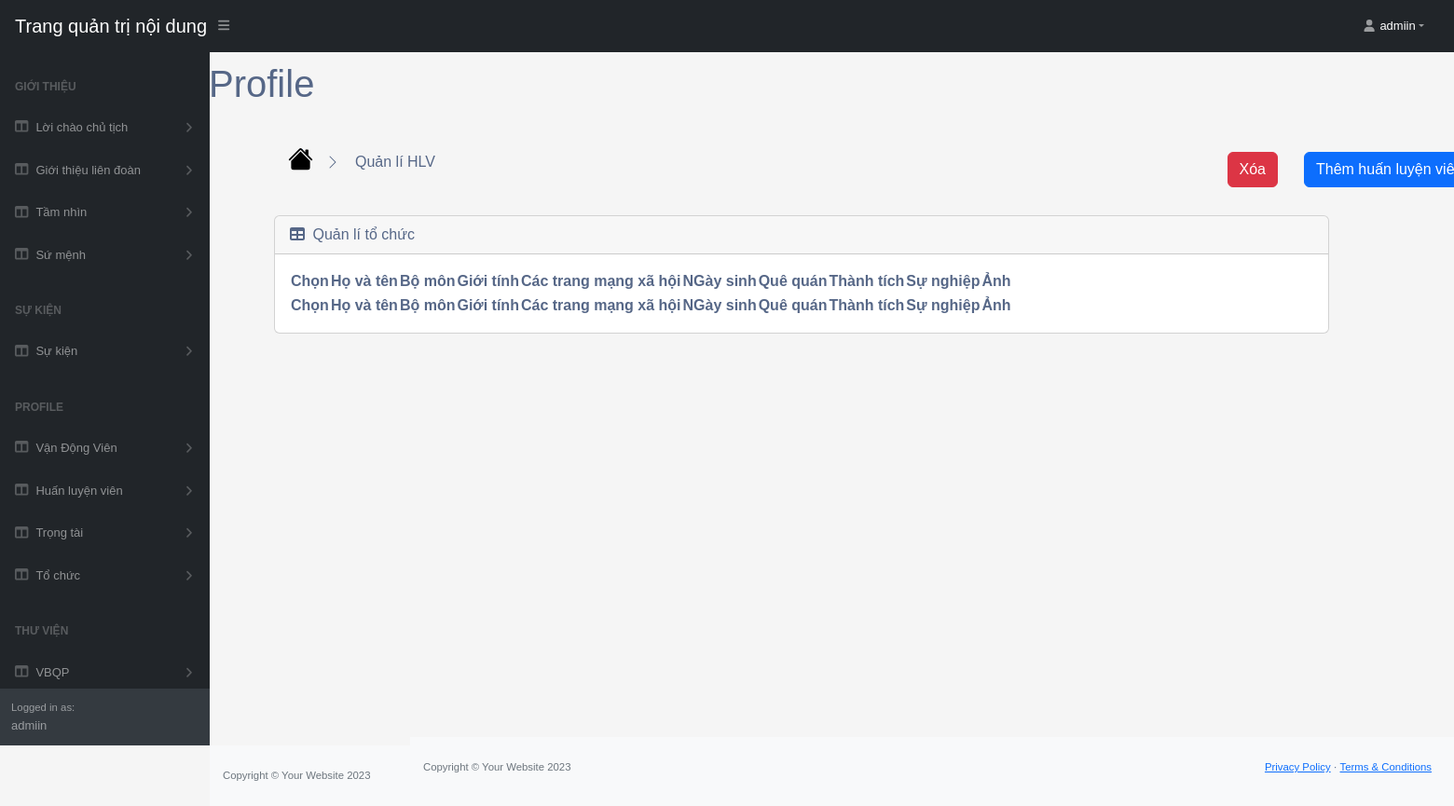
The app's page /profile/coach/list/ (signed in), older data.
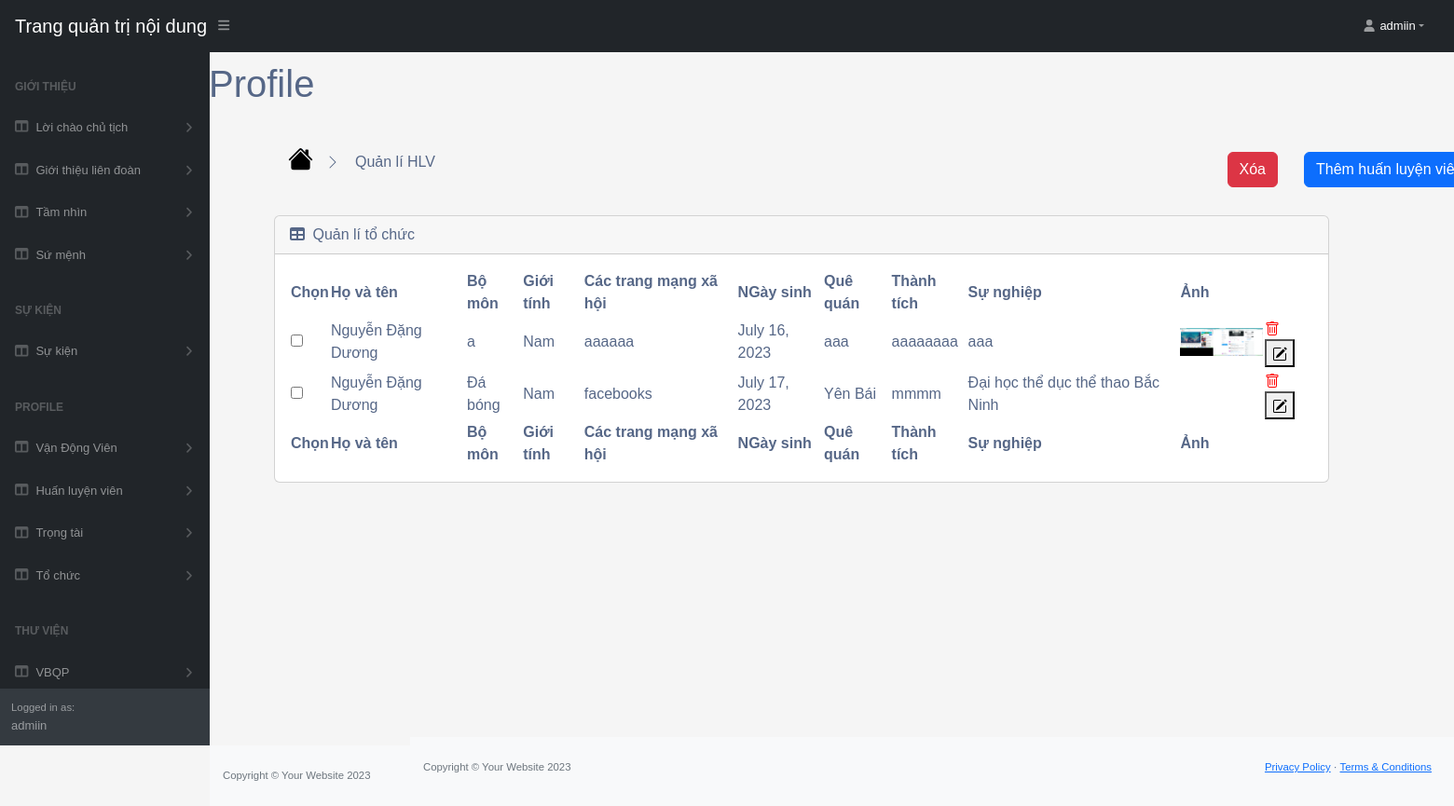
The same page, newer data.
### app/models_profile.py (models this page shows, shortened)
class Coach(models.Model):
    fullname = models.CharField(null=False, max_length=200)
    object = models.CharField(max_length=200, null=True)
    sex = models.CharField(max_length=5)
    social_network = models.CharField(max_length=200, null=True)
    date_of_birth = models.DateField()
    home_live = models.CharField(max_length=200, null=True)
    image = models.ImageField(null=True, blank=True)
    career = models.CharField(max_length=200, null=True)
    archie = models.TextField(null=False, max_length=100)
    @property
    def ImageURL(self):
        try:
            url = self.image.url
        except:
            url = ''
        return url

### app/views_coach.py (the view, shortened to what this page needs)
def list(request):
    if request.user.is_authenticated:
        coachs = Coach.objects.all()
        return render(request, 'profile/tables_coach.html', {'coachs': coachs})
    return render(request, 'profile/tables_coach.html', {'coachs': None})

### app/templates/profile/tables_coach.html (shortened to what this page needs)
{% extends 'app/base.html' %}
{% load static %}
    {% block tables_coach %}
    <div class="container-fluid px-0 mt-0">
        <nav class="sb-topnav navbar navbar-expand navbar-dark bg-dark">
            <a class="navbar-brand ps-3" href="{% url '' %}">Trang quản trị nội dung</a>
            <button class="btn btn-link btn-sm order-1 order-lg-0 me-4 me-lg-0" id="sidebarToggle" href="#!"><i class="fas fa-bars"></i></button>
            <ul class="navbar-nav ms-auto ms-md-0 me-3 me-lg-4">
                <li class="nav-item dropdown">
                    <a class="nav-link dropdown-toggle" id="navbarDropdown" href="#" role="button" data-bs-toggle="dropdown" aria-expanded="false" ><i class="fas fa-user fa-fw" style="transform: translate(-3px, 0px);"></i><span style="color: white; transform: translate(18px, 16px);">{{request.user}}</span></a>
                </li>
            </ul>
        </nav>
        <div id="layoutSidenav">
            <div id="layoutSidenav_nav">
                <nav class="sb-sidenav accordion sb-sidenav-dark" id="sidenavAccordion">
                    <div class="sb-sidenav-menu">
                        <div class="nav">
                            <div class="sb-sidenav-menu-heading">Giới thiệu</div>
                            <a class="nav-link collapsed" href="#" data-bs-toggle="collapse" data-bs-target="#collapseLayout1" aria-expanded="false" aria-controls="collapseLayout1">
                                <div class="sb-nav-link-icon"><i class="fas fa-columns"></i></div>
                                Lời chào chủ tịch
                                <div class="sb-sidenav-collapse-arrow"><i class="fas fa-angle-down"></i></div>
                            </a>
                            <a class="nav-link collapsed" href="#" data-bs-toggle="collapse" data-bs-target="#collapseLayout5" aria-expanded="false" aria-controls="collapseLayout5">
                                <div class="sb-nav-link-icon"><i class="fas fa-columns"></i></div>
                                Giới thiệu liên đoàn
                                <div class="sb-sidenav-collapse-arrow"><i class="fas fa-angle-down"></i></div>
                            </a>
                            <a class="nav-link collapsed" href="#" data-bs-toggle="collapse" data-bs-target="#collapseLayout13" aria-expanded="false" aria-controls="collapseLayout13">
                                <div class="sb-nav-link-icon"><i class="fas fa-columns"></i></div>
                                Tầm nhìn
                                <div class="sb-sidenav-collapse-arrow"><i class="fas fa-angle-down"></i></div>
                            </a>
                            <a class="nav-link collapsed" href="#" data-bs-toggle="collapse" data-bs-target="#collapseLayout14" aria-expanded="false" aria-controls="collapseLayout14">
                                <div class="sb-nav-link-icon"><i class="fas fa-columns"></i></div>
                                Sứ mệnh
                                <div class="sb-sidenav-collapse-arrow"><i class="fas fa-angle-down"></i></div>
                            </a>
                        <div class="sb-sidenav-menu-heading">Sự kiện</div>
                            <a class="nav-link collapsed" href="#" data-bs-toggle="collapse" data-bs-target="#collapseLayout2" aria-expanded="false" aria-controls="collapseLayout2">
                                <div class="sb-nav-link-icon"><i class="fas fa-columns"></i></div>
                                Sự kiện
                                <div class="sb-sidenav-collapse-arrow"><i class="fas fa-angle-down"></i></div>
                            </a>
                            <div class="sb-sidenav-menu-heading">Profile</div>
                            <a class="nav-link collapsed" href="#" data-bs-toggle="collapse" data-bs-target="#collapseLayout7" aria-expanded="false" aria-controls="collapseLayout7">
                                <div class="sb-nav-link-icon"><i class="fas fa-columns"></i></div>
                                Vận Động Viên
                                <div class="sb-sidenav-collapse-arrow"><i class="fas fa-angle-down"></i></div>
                            </a>
                            <a class="nav-link collapsed" href="#" data-bs-toggle="collapse" data-bs-target="#collapseLayout8" aria-expanded="false" aria-controls="collapseLayout8">
                                <div class="sb-nav-link-icon"><i class="fas fa-columns"></i></div>
                                Huấn luyện viên
                                <div class="sb-sidenav-collapse-arrow"><i class="fas fa-angle-down"></i></div>
                            </a>
                            <a class="nav-link collapsed" href="#" data-bs-toggle="collapse" data-bs-target="#collapseLayout9" aria-expanded="false" aria-controls="collapseLayout9">
                                <div class="sb-nav-link-icon"><i class="fas fa-columns"></i></div>
                                Trọng tài
                                <div class="sb-sidenav-collapse-arrow"><i class="fas fa-angle-down"></i></div>
                            </a>
                            <a class="nav-link collapsed" href="#" data-bs-toggle="collapse" data-bs-target="#collapseLayout21" aria-expanded="false" aria-controls="collapseLayout21">
                                <div class="sb-nav-link-icon"><i class="fas fa-columns"></i></div>
                                Tổ chức
                                <div class="sb-sidenav-collapse-arrow"><i class="fas fa-angle-down"></i></div>
                            </a>
                            <div class="sb-sidenav-menu-heading">Thư viện</div>
                            <a class="nav-link collapsed" href="#" data-bs-toggle="collapse" data-bs-target="#collapseLayout10" aria-expanded="false" aria-controls="collapseLayout10">
                                <div class="sb-nav-link-icon"><i class="fas fa-columns"></i></div>
                                VBQP
                                <div class="sb-sidenav-collapse-arrow"><i class="fas fa-angle-down"></i></div>
                            </a>
                        </div>
                    </div>
                    <div class="sb-sidenav-footer" style="visibility: {{user_login}}">
                        <div class="small">Logged in as:</div>
                        {{request.user}}
                    </div>
                </nav>
            </div>
            <div id="layoutSidenav_content">
                <main style="transform: translate(-130px, -50px);">
                <div class="container-fluid px-1">
                    <div class="container-fluid" id="myDiv">
                        <h1 class="mt-4" style="transform: translate(-70px, -20px);">Profile</h1>
                    <a href="{% url '' %}">
                    </a>
                    <a class="dropdown-item" href="{% url '' %}" style="transform: translate(87px, -7px); font-size: 16px;">Quản lí HLV</a>
                        <a href="{% url 'coach' %}">
                            <button type="button" class="btn btn-primary" style="transform: translate(1105px, -30px);">Thêm huấn luyện viên</button>
                        </a>
                        <div class="card mb-4" style="font-size: 16px;">
                            <div class="card-header">
                                <i class="fas fa-table me-1"></i>
                                Quản lí tổ chức
                            </div>
                            <div class="card-body">
                                <form method="post" action="{% url 'list_coach' %}">
                                <table id="datatablesSimple">
                                    <thead>
                                        <tr>
                                            <th>Chọn</th>
                                            <th>Họ và tên</th>
                                            <th>Bộ môn</th>
                                            <th>Giới tính</th>
                                            <th>Các trang mạng xã hội</th>
                                            <th>NGày sinh</th>
                                            <th>Quê quán</th>
                                            <th>Thành tích</th>
                                            <th>Sự nghiệp</th>
                                            <th>Ảnh</th>
                                            <th></th>
                                        </tr>
                                    </thead>
                                    <tfoot>
                                        <tr>
                                            <th>Chọn</th>
                                            <th>Họ và tên</th>
                                            <th>Bộ môn</th>
                                            <th>Giới tính</th>
                                            <th>Các trang mạng xã hội</th>
                                            <th>NGày sinh</th>
                                            <th>Quê quán</th>
                                            <th>Thành tích</th>
                                            <th>Sự nghiệp</th>
                                            <th>Ảnh</th>
                                            <th></th>
                                        </tr>
                                    </tfoot>
                                    <tbody>
                                        {% for coach in coachs %}
                                        <tr>
                                          <td>
                                              <input name="delete_id" type="checkbox" value="{{ coach.id }}">
                                          </td>
                                          <td>{{ coach.fullname }}</td>
                                            <td>{{ coach.object }}</td>
                                            <td>{{ coach.sex }}</td>
                                            <td>{{ coach.social_network }}</td>
                                            <td>{{ coach.date_of_birth }}</td>
                                            <td>{{ coach.home_live }}</td>
                                            <td>{{ coach.archie }}</td>
                                            <td>{{ coach.career }}</td>
                                              <td>
                                                    <img src="{{ coach.ImageURL }}" alt="{{ coach.name }}" height="30px">
                                              </td>
                                            <td>
                                        <button type="submit" name="delete_id" value="{{ coach.id }}" class="delete-button">
                                        </button>
                                        <button type="submit" name="edit_id" value="{{ coach.id }}" class="edit-button">
                                        </button>
                                          </td>
                                        </tr>
                                        {% endfor %}
                                      </tbody>
                                </table>
                                    <button type="submit" class="btn btn-danger" id="deleteButton" style="position: fixed;  top: 101px; right: 59px;">Xóa</button>
                                </form>
                            </div>
                        </div>
                    </div>
                    </div>
                </main>
                <footer class="py-4 bg-light mt-auto">
                    <div class="container-fluid px-4">
                        <div class="d-flex align-items-center justify-content-between small">
                            <div class="text-muted">Copyright &copy; Your Website 2023</div>
                            <div>
                                <a href="#">Privacy Policy</a>
                                &middot;
                                <a href="#">Terms &amp; Conditions</a>
                            </div>
                        </div>
                    </div>
                </footer>
            </div>
        </div>
        </div>
    {% endblock tables_coach %}

Row changes from the older to the newer data that the page shows:
added Coach: fullname "Nguyễn Đặng Dương", object "a", sex "Nam", social_network "aaaaaa", date_of_birth "July 16, 2023", home_live "aaa", archie "aaaaaaaa", career "aaa", ImageURL (picture), {{ coach.id }} 1 (drawn)
added Coach: fullname "Nguyễn Đặng Dương", object "Đá bóng", sex "Nam", social_network "facebooks", date_of_birth "July 17, 2023", home_live "Yên Bái", archie "mmmm", career "Đại học thể dục thể thao Bắc Ninh", {{ coach.id }} 2 (drawn)
